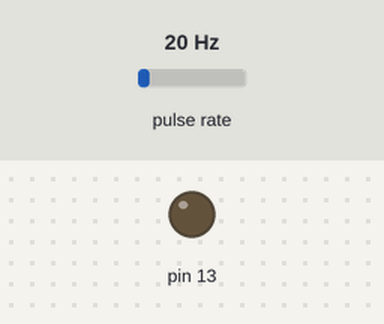
Bench run of a sketch on a simulated Arduino Leonardo, built with avr-gcc and run on an emulated ATmega32U4. On the bench: output pins drawn as LEDs (lit = HIGH). Wiring (inferred from the names in the program): pulse sensor: data pin 4. Inputs (shaded band) come from the test bench; at power-on: pulse rate 20 Hz.

Above: at 1.2 s.
1.3 s: pulse rate (sensor on pin 4) set to 7 Hz
At 3.1 s:
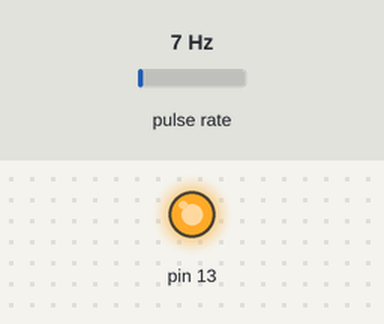
3.5 s: pulse rate (sensor on pin 4) set to 4 Hz
Timing chart, 0 to 12.3 s (numbered marks = the images above; inputs shaded):
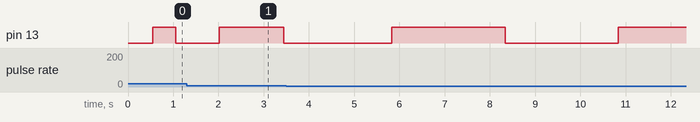

The sketch:

_1pps_calibratorv2.ino.ino
```cpp
//1pps_calibrator.ino
//An Arduino Leonardo sketch to measure and calibrate its own oscillator frequency
//Hardware requirement:
//1. Arduino Pro Mini, Uno or compatable
//2. a 1PPS generator, like a GPS
//
//v0.1: 4/24/2018 - initial release
//v0.2: 4/25/2018 - fixed a minor bug in initialization
//v0.3: 4/26/2018 - ported to Leonardo/ATmega32U4
//
//Connections:
//
//                              |---------------------|
//      1PPS generator -------->|ICP1/PD4/D4          |
//                              |                     |
//                              |                     |
//                              |                     |
//                              |                     |
//                              |                     |
//                              |                     |
//                              |  Arduino Leonardo   |
//                              |                     |
//                              |                     |
//                              |                     |
//                              |                     |
//                              |                     |
//                              |                     |
//                              |                     |
//                              |                  TX |-------------> PC via USB/TTL converter
//                              |                     |
//                              |---------------------|
//
//
//

//global defines
#define F_CLK      		(F_CPU)   	//estimated clock speed
#define PPS_CNT    		10       	//Number of 1PPS pulses to count
#define F_OVERSAMPLE  	4     		//number of oversamples

//global variable
volatile uint16_t tick0, tick1;   //tick0=previous tick / capture, tick1 = current tick / capture
volatile uint32_t freq=F_CLK;   //current capture
volatile  int32_t freq_error;   //frequency error
volatile uint8_t  freq_available=0; //frequency available indicator: 1->new data available, 0->no new data available
          int32_t freq_sum;     //moving sumes
          int32_t freq_i, freq_f; //interger + fractional parts of freq
		  uint8_t pps_cnt=PPS_CNT;	//current count of 1PPS pulses, downcounter
char uRAM[80];            //uart buffer

//timer1 icp ISR
ISR(TIMER1_CAPT_vect) {
  //clear the flag - done automatically
  //read capture values first to avoid overrun
  //tick1 = ICR1L;        //read ICPL first
  //tick1|= ICR1H << 8;     //read ICPH second
  tick1 = ICR1;
  pps_cnt -= 1;				//decrement pps_cnt, downcounter
  if (pps_cnt == 0) {
	pps_cnt = PPS_CNT;		//reset current count
	//freq = ((F_CLK * PPS_CNT) & 0xffff0000ul) + (int16_t) (tick1 - tick0);  //calculate the frequency
	freq_error = (int16_t) (tick1 - (tick0 + F_CLK * PPS_CNT)); freq = F_CLK * PPS_CNT + freq_error;  //calculate the frequency / frequency error
	tick0 = tick1;          //update captured tick
	freq_available = 1;       //1->new data available
	}
}

//initialize tmr1
//ICP1/PB0/D8 enabled,
//ICP interrupt not yet enabled
void tmr1_init(void) {
  //stop timer1
  //TCCR1B = (TCCR1B &~0x07) | (0x00 & 0x07); //0->stop the timer1
  TCCR1A = TCCR1B = TCCR1C = 0; //reset to default values, and stops the timer1
  TCCR1B&=~(1<<ICNC1);      //0->disable noise cancelling, 1->enable noise cancelling
  TCCR1B|= (1<<ICES1);      //0->trigger on falling edge, 1->trigger on rising edge
  TCNT1 = 0;            	//reset timer1: optional

  //clear the flag
  TIFR1 |= (1<<ICF1);       //1->clear the flag, 0->no effect
  TIMSK1&=~(1<<ICIE1);      //0->disable the interrupt, 1->enable the interrupt

  //enable the clock
  TCCR1B = (TCCR1B &~0x07) | (0x01 & 0x07); //0->stop the timer1, 0x01->1:1 prescaler
  //timer1 is now running

}

//initialize frequency calibrator
void freqc_init(void) {
  //initialize the variables
  freq_available = 0;       //0->no new data available
  freq = F_CLK;         //freq initial value estimate
  freq_sum = freq * F_OVERSAMPLE; //over sample
  freq_i = freq_sum / F_OVERSAMPLE;
  pps_cnt = PPS_CNT;		//reset current count, downcounter

  //initialize the pin - optional
  //pinMode(4, INPUT_PULLUP);   //ICP1/D4 as input
  //digitalWrite(4, HIGH);    //activate pull-up

  tmr1_init();          //initialize tmr1 icp, interrupt disabled

  //wait for the first capture event
  while ((TIFR1 & (1<<ICF1)) == 0) continue;
  TIFR1 |= (1<<ICF1);       //1->clear the flag
  //read capture values first to avoid overrun
  //tick0 = ICR1L;        //read ICPL first
  //tick0|= (ICR1H << 8);     //read ICPH second
  tick0 = ICR1;
  TIMSK1|= (1<<ICIE1);      //enable capture interrupt for future events
}

void setup() {
  // put your setup code here, to run once:
  Serial1.begin(9600);       //initialize serial transmitter

  pinMode(13, OUTPUT);

  freqc_init();         //initialize the frequency calibrator

  //enable global interrupts
  interrupts();
}

void loop() {
  // put your main code here, to run repeatedly:

  if (freq_available) {     //new data is available
    freq_available = 0;     //no new data is available

    //update moving average
    freq_sum += (freq - freq_i);  //update the sum
    freq_i = freq_sum / F_OVERSAMPLE;
    freq_f = freq_sum - freq_i * F_OVERSAMPLE;

    //send the string
    //Serial.print("freq_error = "); Serial.print(freq_error); Serial.print("Hz.\n\r");
    Serial1.print("freq = "); Serial1.print(freq); Serial1.print("Hz.\n\r");
    //Serial.print("freq = "); Serial.print(freq_i); Serial.print("."); Serial.print((freq_f * 1000 + F_OVERSAMPLE / 2) / F_OVERSAMPLE); Serial.print("Hz, error = "); Serial.print(freq_i - F_CLK); Serial.print("Hz.\n\r");
    //sprintf(uRAM, "freq = %8ld.%03dHz", freq_i, (freq_f * 1000 + F_OVERSAMPLE / 2) / F_OVERSAMPLE); Serial.print(uRAM); Serial.print(", error = "); Serial.print(freq_i - F_CLK); Serial.print("Hz.\n\r");
    //blink the led
    digitalWrite(13, !digitalRead(13)); //flip pin 13
  }

}
```
